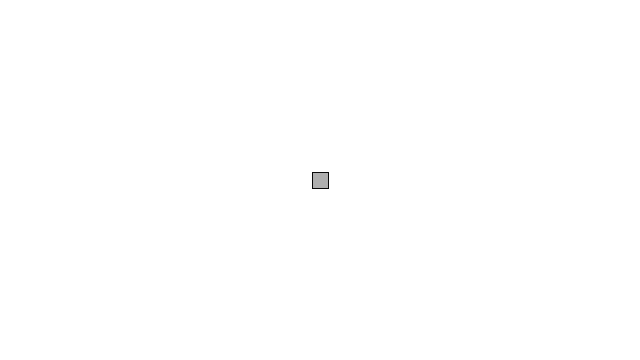
Frame 1 (no input)
Frame 60 (the mouse pressed at the canvas centre just before this capture): identical to frame 1, image omitted
Frame 120 (the mouse held since frame 60 and released just before this capture): identical to frame 1, image omitted

The Processing sketch that drew this single still picture (run headless with seeded random() and noise(); from frame 60 on, the mouse is pressed at the canvas centre):

// Processing sketch: SimpleCarGame
// ── SimpleCarGame.pde
class Mover {
  PVector location;
  PVector velocity;
  
  
  void checkEdges() {
    if(location.x > width + 8) location.x = -8;
    else if (location.x < -8) location.x = width + 8;
    
    if(location.y  > height + 8) location.y = -8;
    else if(location.y < -8) location.y = height + 8;
  }
  void update() {
    location.add(velocity);
    
    checkEdges();
  }
  
  
  void draw() {
    fill(175);
    stroke(10);
    pushMatrix();
    translate(location.x, location.y);
    rectMode(CENTER);
    float angle = atan2(velocity.y, velocity.x);
    rotate(angle);
    rect(0,0, 16, 16);
    popMatrix();
  }
  
  Mover() {
    location = new PVector(width/2, height/2);
    velocity = new PVector(0,0);
  }
  
}


Mover car;

void setup() {
  car = new Mover();
  size(640, 360);
  background(255);
}
float deadzone = 10;
float timer = 0;
void draw() {
  timer ++;
    background(255);
   car.update();
   car.draw();
   if(keyPressed && timer >= deadzone) {
     timer = 0;
      switch(keyCode) {
       case LEFT:
         car.velocity.rotate(0.1);
         break;
       case RIGHT:
         car.velocity.rotate(-0.1);
         break;
       case UP:
         if(car.velocity.mag() != 0) {
            PVector add = car.velocity.copy();
            add.normalize();
            add.mult(0.5);
           car.velocity.add(add);
         }
           else car.velocity.add(new PVector(1,1));
      }    
   }
   car.velocity.mult(0.99);
   car.velocity.limit(10);
}
